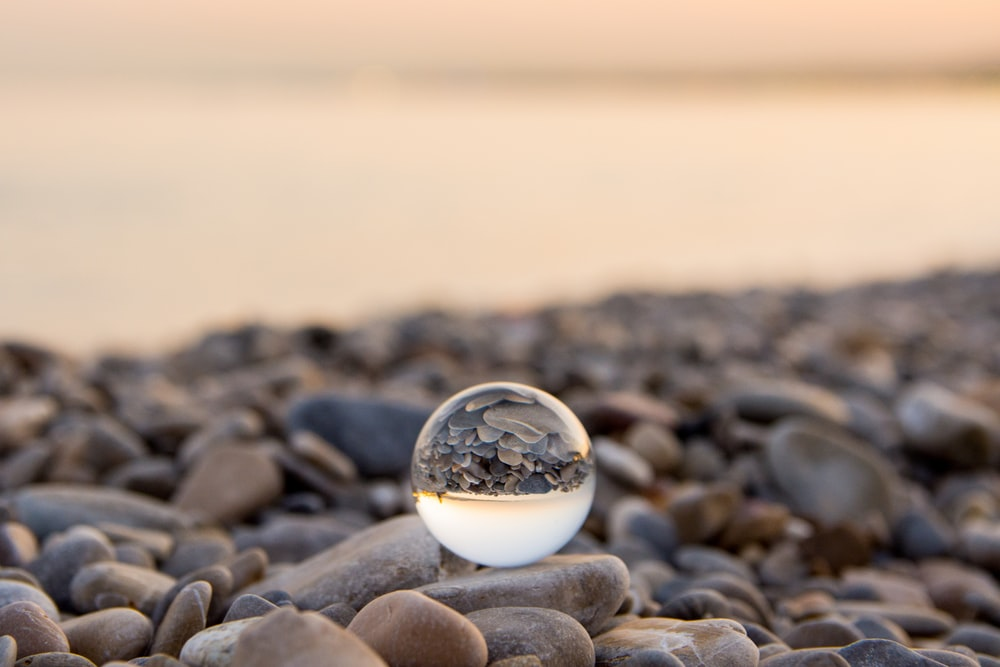
#> input picture 1.jpg, 1000 x 667 px
$ jupyter execute 'task 4.3.ipynb'
#> lines starting #> are read from the running program, lines starting #| are printed output that depends on the picture
[cell 1]
import cv2
import numpy
#Allows us to read a image1
img1 = cv2.imread("1.jpg")
#> img1 is the input picture: shape (667, 1000, 3); mean B, G, R 134.6, 147.6, 166.5
#Allows us to read a image2
img2 = cv2.imread("2.jpg")
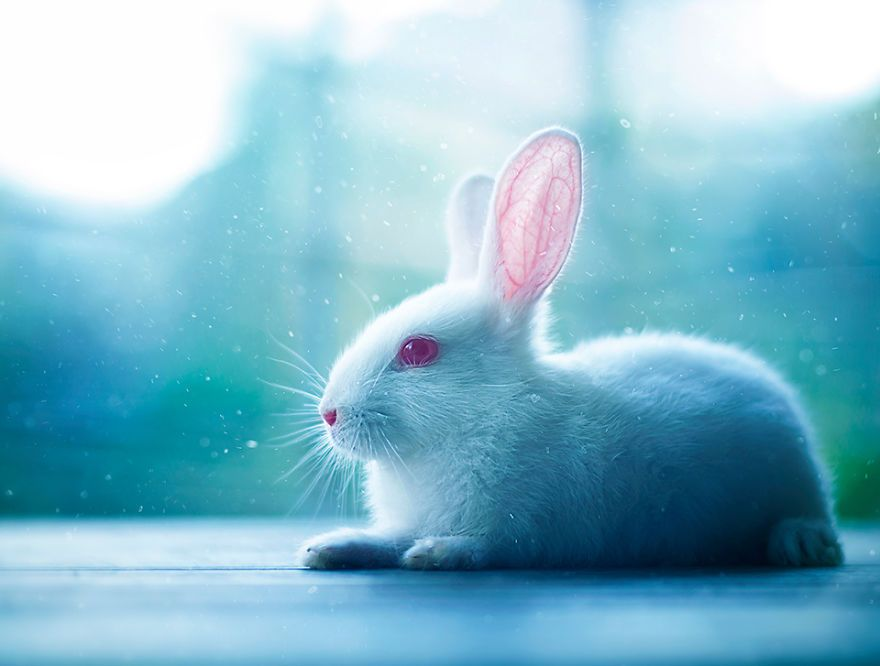
#> input picture 2.jpg, 880 x 666 px
#> img2 is the input picture: shape (666, 880, 3); mean B, G, R 202.6, 184.1, 129.2
new_img1 = cv2.resize(img1,(600,512))
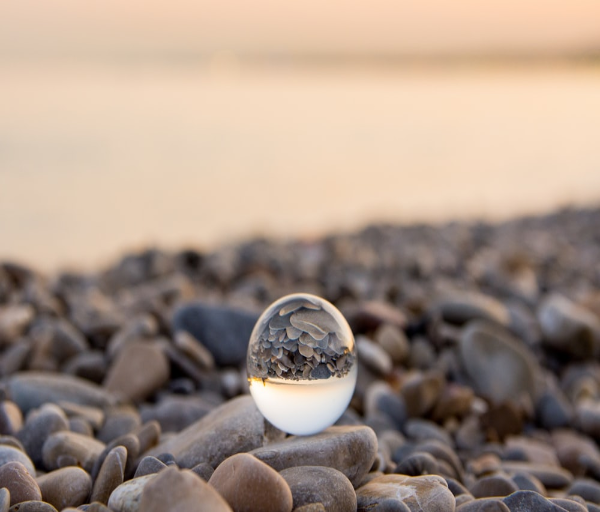
#> new_img1: shape (512, 600, 3); mean B, G, R 134.5, 147.5, 166.4
new_img2 = cv2.resize(img2,(600,512))
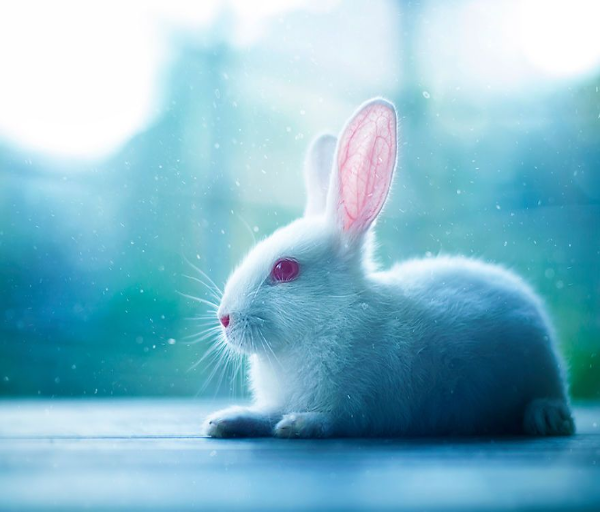
#> new_img2: shape (512, 600, 3); mean B, G, R 202.5, 184, 129.1
horizontal_collage = numpy.hstack((new_img1,new_img2))
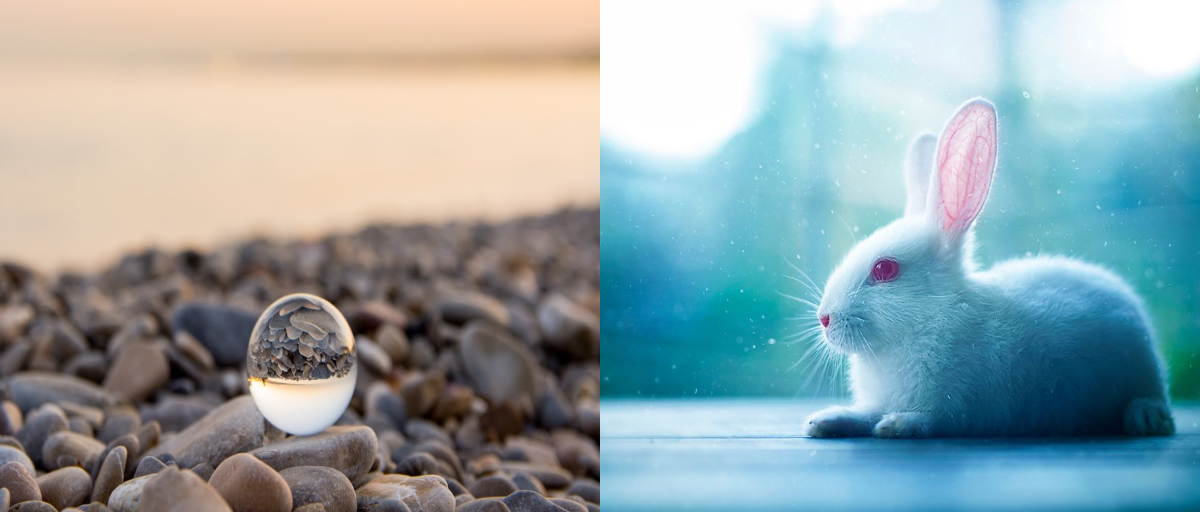
#> horizontal_collage: shape (512, 1200, 3); mean B, G, R 168.5, 165.8, 147.8
# Allows us to see horizontal_collage
cv2.imshow("Horizontal Collage",horizontal_collage)
cv2.waitKey(10000)
# Until closed forcefully
cv2.destroyAllWindows()

[cell 2]
import cv2
import numpy
#Allows us to read a image1
img1 = cv2.imread("1.jpg")
#Allows us to read a image2
img2 = cv2.imread("2.jpg")
new_img1 = cv2.resize(img1,(300,400))
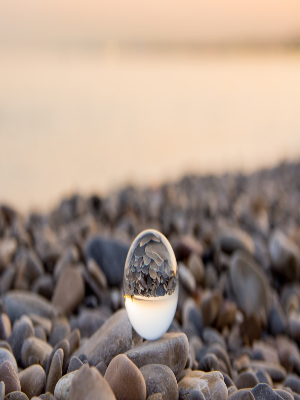
#> new_img1: shape (400, 300, 3); mean B, G, R 134.5, 147.5, 166.4
new_img2 = cv2.resize(img2,(300,400))
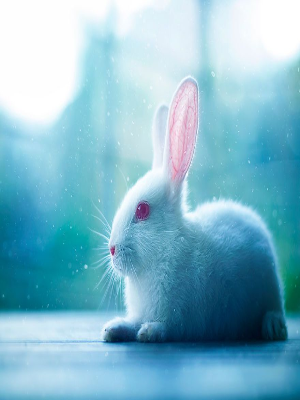
#> new_img2: shape (400, 300, 3); mean B, G, R 202.5, 184, 129.1
vertical_collage = numpy.vstack((new_img1,new_img2))
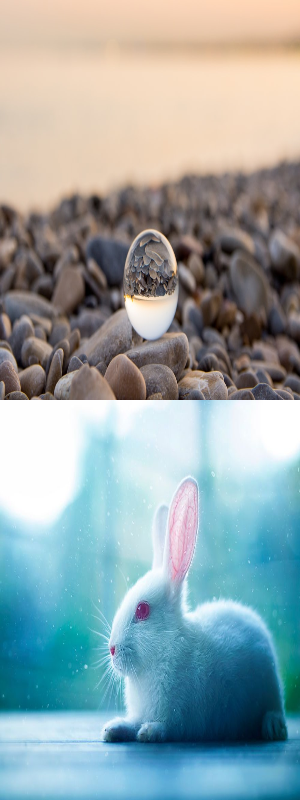
#> vertical_collage: shape (800, 300, 3); mean B, G, R 168.5, 165.8, 147.8
# Allows us to see vertical_collage
cv2.imshow("Vertical Collage",vertical_collage)
cv2.waitKey(10000)
# Until closed forcefully
cv2.destroyAllWindows()
